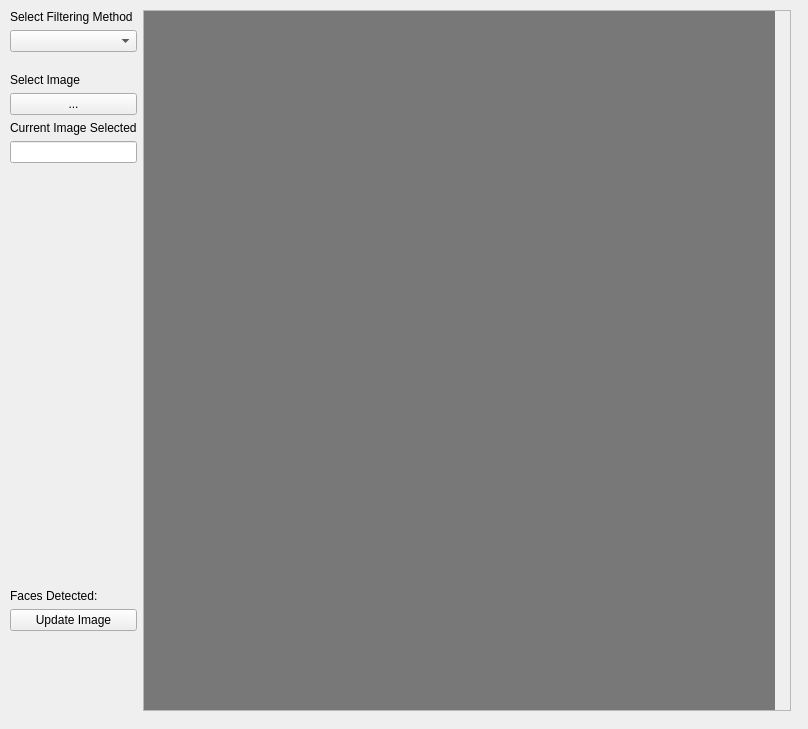
<?xml version="1.0" encoding="UTF-8"?>
<ui version="4.0">
 <class>Form</class>
 <widget class="QWidget" name="Form">
  <property name="geometry">
   <rect>
    <x>0</x>
    <y>0</y>
    <width>808</width>
    <height>729</height>
   </rect>
  </property>
  <property name="sizePolicy">
   <sizepolicy hsizetype="Fixed" vsizetype="Fixed">
    <horstretch>0</horstretch>
    <verstretch>0</verstretch>
   </sizepolicy>
  </property>
  <property name="windowTitle">
   <string>Form</string>
  </property>
  <property name="styleSheet">
   <string notr="true"/>
  </property>
  <widget class="QWidget" name="horizontalLayoutWidget">
   <property name="geometry">
    <rect>
     <x>10</x>
     <y>10</y>
     <width>781</width>
     <height>701</height>
    </rect>
   </property>
   <layout class="QHBoxLayout" name="horizontalLayout_3">
    <item>
     <layout class="QVBoxLayout" name="verticalLayout">
      <item>
       <widget class="QLabel" name="label">
        <property name="sizePolicy">
         <sizepolicy hsizetype="Preferred" vsizetype="Minimum">
          <horstretch>0</horstretch>
          <verstretch>0</verstretch>
         </sizepolicy>
        </property>
        <property name="text">
         <string>Select Filtering Method</string>
        </property>
       </widget>
      </item>
      <item>
       <widget class="QComboBox" name="comboBox"/>
      </item>
      <item>
       <spacer name="verticalSpacer">
        <property name="orientation">
         <enum>Qt::Vertical</enum>
        </property>
        <property name="sizeType">
         <enum>QSizePolicy::Minimum</enum>
        </property>
        <property name="sizeHint" stdset="0">
         <size>
          <width>0</width>
          <height>15</height>
         </size>
        </property>
       </spacer>
      </item>
      <item>
       <widget class="QLabel" name="label_2">
        <property name="text">
         <string>Select Image</string>
        </property>
       </widget>
      </item>
      <item>
       <widget class="QPushButton" name="inputFileButton">
        <property name="text">
         <string>...</string>
        </property>
       </widget>
      </item>
      <item>
       <widget class="QLabel" name="label_3">
        <property name="text">
         <string>Current Image Selected</string>
        </property>
       </widget>
      </item>
      <item>
       <widget class="QLineEdit" name="inputFileLineEdit">
        <property name="sizePolicy">
         <sizepolicy hsizetype="Preferred" vsizetype="Fixed">
          <horstretch>0</horstretch>
          <verstretch>0</verstretch>
         </sizepolicy>
        </property>
       </widget>
      </item>
      <item>
       <spacer name="verticalSpacer_4">
        <property name="orientation">
         <enum>Qt::Vertical</enum>
        </property>
        <property name="sizeHint" stdset="0">
         <size>
          <width>20</width>
          <height>40</height>
         </size>
        </property>
       </spacer>
      </item>
      <item>
       <widget class="QLabel" name="faceDetectLabel">
        <property name="text">
         <string>Faces Detected:</string>
        </property>
       </widget>
      </item>
      <item>
       <widget class="QPushButton" name="updateImage">
        <property name="text">
         <string>Update Image</string>
        </property>
       </widget>
      </item>
      <item>
       <spacer name="verticalSpacer_2">
        <property name="orientation">
         <enum>Qt::Vertical</enum>
        </property>
        <property name="sizeType">
         <enum>QSizePolicy::Minimum</enum>
        </property>
        <property name="sizeHint" stdset="0">
         <size>
          <width>20</width>
          <height>40</height>
         </size>
        </property>
       </spacer>
      </item>
      <item>
       <spacer name="verticalSpacer_3">
        <property name="orientation">
         <enum>Qt::Vertical</enum>
        </property>
        <property name="sizeType">
         <enum>QSizePolicy::Minimum</enum>
        </property>
        <property name="sizeHint" stdset="0">
         <size>
          <width>20</width>
          <height>40</height>
         </size>
        </property>
       </spacer>
      </item>
     </layout>
    </item>
    <item>
     <widget class="QScrollArea" name="scrollArea">
      <property name="widgetResizable">
       <bool>true</bool>
      </property>
      <widget class="QWidget" name="scrollAreaWidgetContents">
       <property name="geometry">
        <rect>
         <x>0</x>
         <y>0</y>
         <width>626</width>
         <height>697</height>
        </rect>
       </property>
       <widget class="QLabel" name="img_frame">
        <property name="geometry">
         <rect>
          <x>0</x>
          <y>0</y>
          <width>631</width>
          <height>701</height>
         </rect>
        </property>
        <property name="styleSheet">
         <string notr="true">background-color: rgba(0,0,0,0.5)</string>
        </property>
        <property name="text">
         <string/>
        </property>
        <property name="alignment">
         <set>Qt::AlignCenter</set>
        </property>
       </widget>
      </widget>
     </widget>
    </item>
   </layout>
  </widget>
 </widget>
 <resources/>
 <connections/>
</ui>
